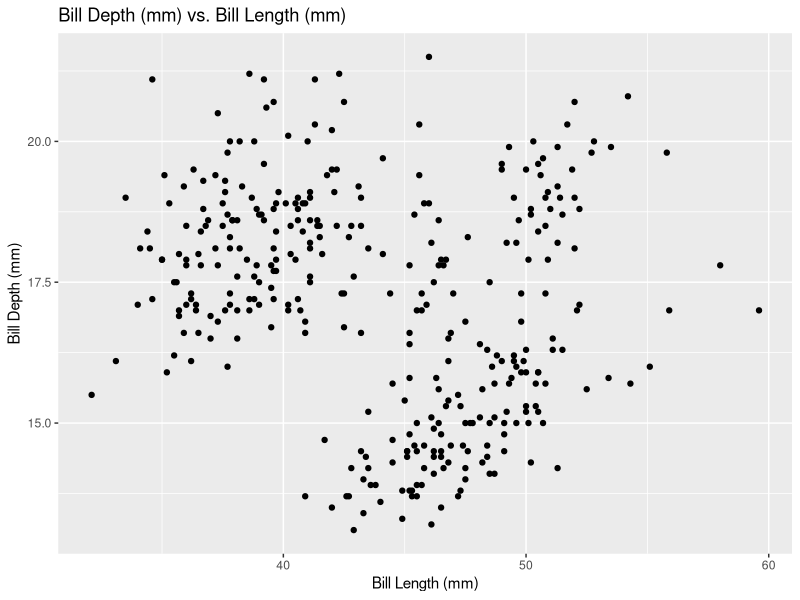
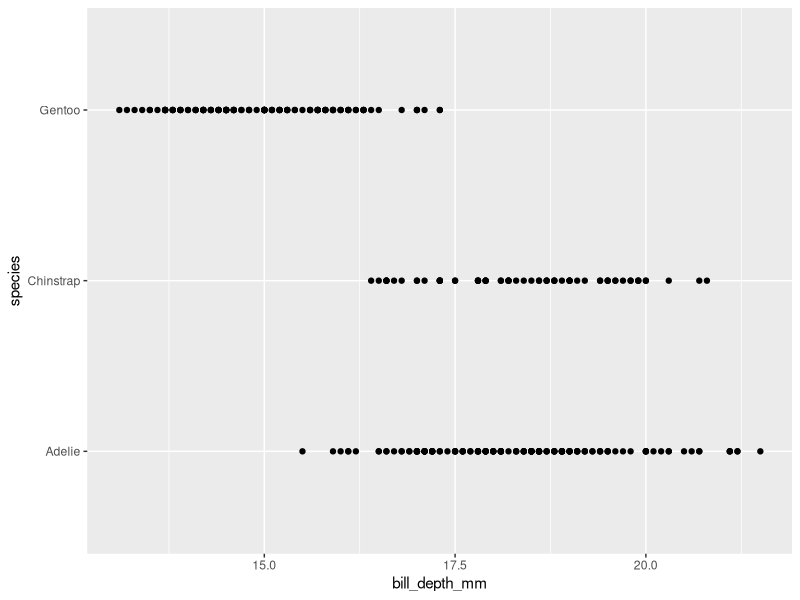
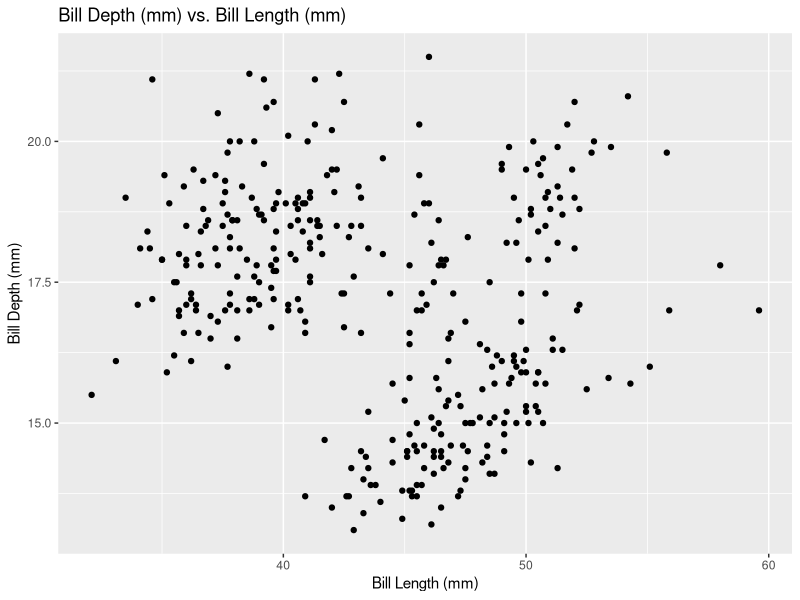
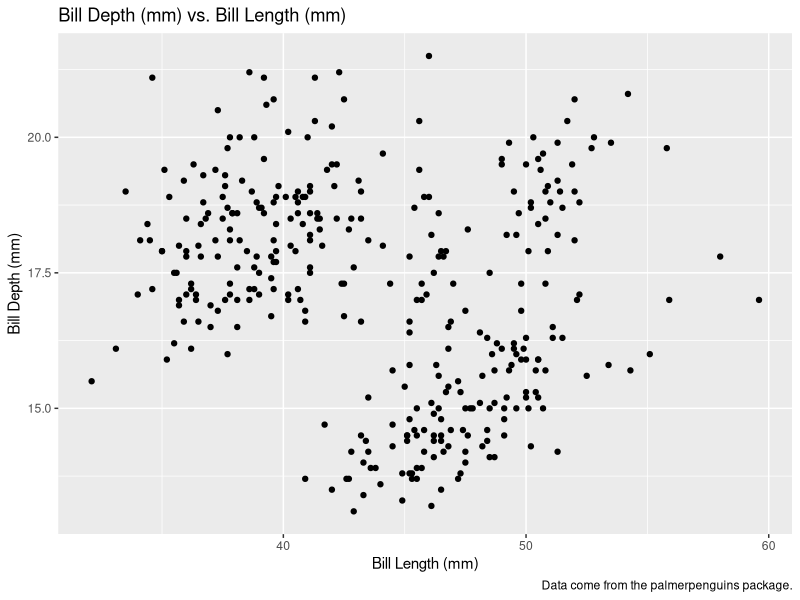
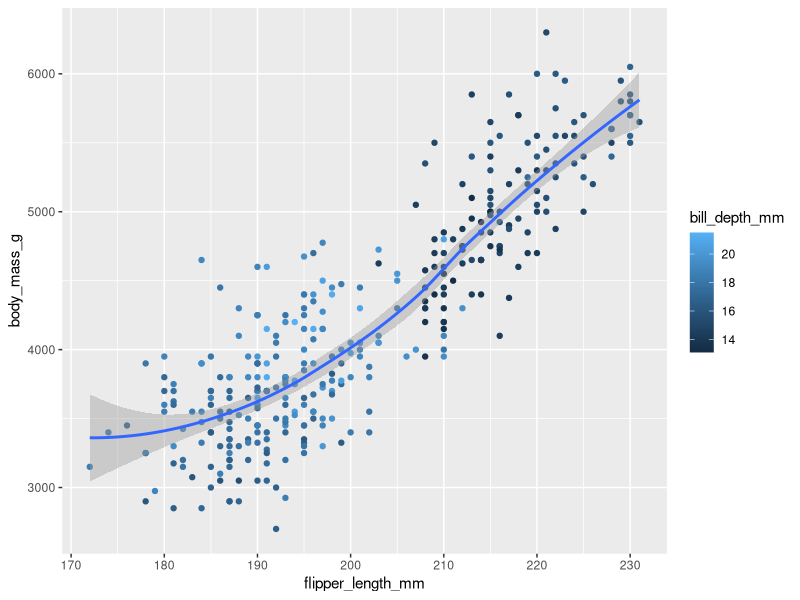
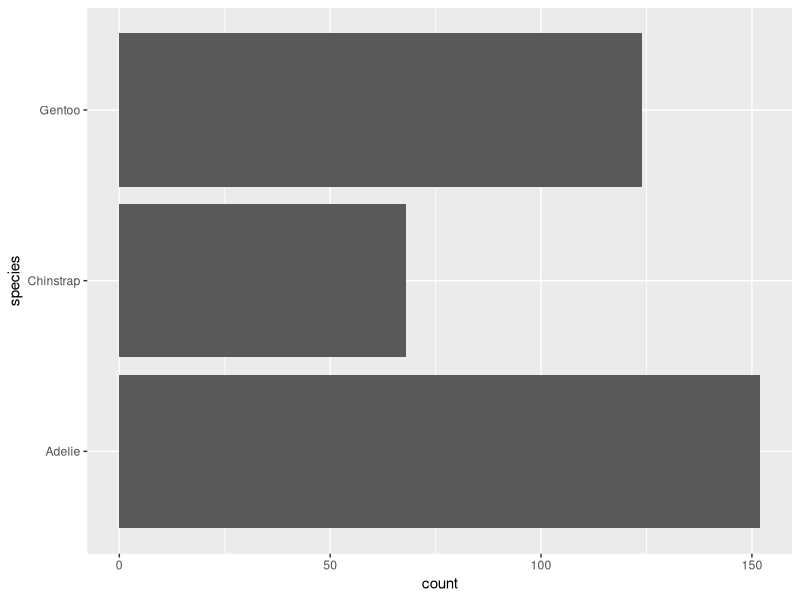
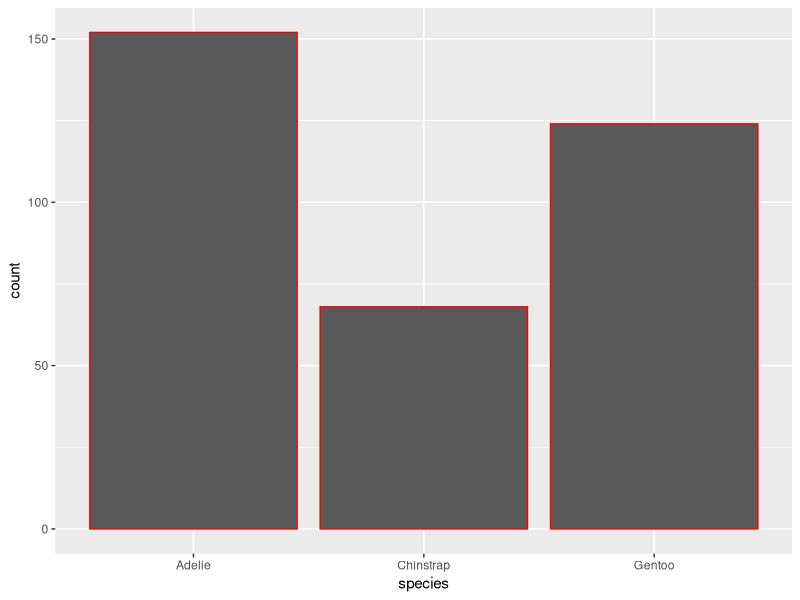
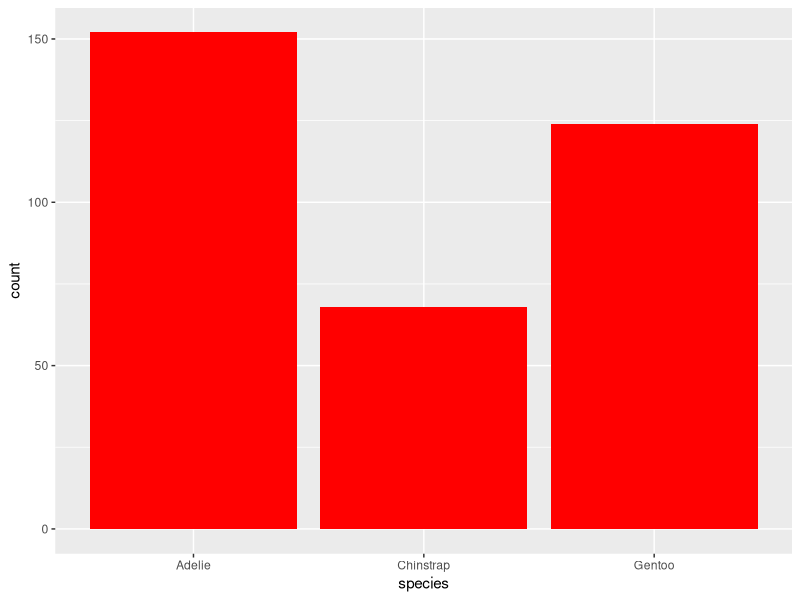

Source code (R) for these figures, in order:
## ---- chunk 1
knitr::opts_chunk$set(echo = TRUE)
library(tidyverse)
library(ggthemes)
library(palmerpenguins)
## ---- chunk 2
glimpse(penguins)
## ---- chunk 3
?penguins
## ---- chunk 4
plot3 <- ggplot(penguins, aes(x = bill_length_mm, y=bill_depth_mm)) +
  geom_point() +
  labs(
    title = "Bill Depth (mm) vs. Bill Length (mm)",
    x = "Bill Length (mm)",
    y = "Bill Depth (mm)"
  )

plot3
## ---- chunk 5
plot4 <- ggplot(penguins, aes(x = bill_depth_mm, y=species)) +
  geom_point()

plot4
## ---- chunk 6
plot6 <- ggplot(penguins, aes(x = bill_length_mm, y=bill_depth_mm)) +
  geom_point(na.rm = TRUE) +
  labs(
    title = "Bill Depth (mm) vs. Bill Length (mm)",
    x = "Bill Length (mm)",
    y = "Bill Depth (mm)"
  )

plot6
## ---- chunk 7
plot7 <- ggplot(penguins, aes(x = bill_length_mm, y=bill_depth_mm)) +
  geom_point(na.rm = TRUE) +
  labs(
    title = "Bill Depth (mm) vs. Bill Length (mm)",
    x = "Bill Length (mm)",
    y = "Bill Depth (mm)",
    caption = "Data come from the palmerpenguins package."
  )

plot7
## ---- chunk 8
plot8 <- ggplot(penguins, aes(x=flipper_length_mm, y=body_mass_g))+
  geom_point(aes(color=bill_depth_mm))+
  geom_smooth()

plot8
## ---- chunk 9
plot1 <- ggplot(penguins) +
  geom_bar(aes(y=species))

plot1
## ---- chunk 10
ggplot(penguins, aes(x = species)) +
  geom_bar(color = "red")
## ---- chunk 11
ggplot(penguins, aes(x = species)) +
  geom_bar(fill = "red")
## ---- chunk 12
?mpg
mpg
## ---- chunk 13
ggplot(mpg, aes(x=displ, y=hwy))+
  geom_point(aes(color=model))


ggplot(mpg, aes(x=displ, y=hwy))+
  geom_point(aes(color=cty))

ggplot(mpg, aes(x=displ, y=hwy))+
  geom_point(aes(size=model))

ggplot(mpg, aes(x=displ, y=hwy))+
  geom_point(aes(size=cty))

ggplot(mpg, aes(x=displ, y=hwy))+
  geom_point(aes(shape=model))

# doesn't run because shape has to be assigned to a categorical variable
# ggplot(mpg, aes(x=displ, y=hwy))+
  # geom_point(aes(shape=cty))
## ---- chunk 14
ggplot(mpg)+
  geom_point(aes(x=hwy, y=displ, linewidth=cty))
## ---- chunk 15
ggplot(mpg, aes(x=displ, y=hwy))+
  geom_point(aes(color=drv))+
  labs(
    title = "Highway MPG vs. Engine Displacement (L)",
    caption = "Data provided from the ggplot2 library.",
    x = "Engine Displacement (L)",
    y = "Highway MPG",
    drv = "Drive Train"
  )
## ---- chunk 16
ggplot(mpg, aes(x=cty, y=hwy))+
  geom_point(aes(color=drv, shape=drv))+
  labs(
    x = "City MPG",
    y = "Highway MPG",
    color = "Type of drive train",
    shape = "Type of drive train"
  )
## ---- chunk 17
presidential |>
  mutate(id = 33 + row_number()) |>
  ggplot(aes(x = start, y = id, color = party)) +
  geom_point() +
  geom_segment(aes(xend = end, yend = id)) +
  scale_color_manual(name = "Party", values = c(Republican = "#E81B23", Democratic = "#00AEF3"))+
  scale_x_date(name = "Innauguration Year", date_breaks="4 year", minor_breaks=NULL, date_labels = "'%y")
## ---- chunk 18
presidential |>
  mutate(id = 33 + row_number()) |>
  ggplot(aes(x = start, y = id, color = party)) +
  geom_point() +
  geom_segment(aes(xend = end, yend = id)) +
  scale_color_manual(name = "Party", values = c(Republican = "#E81B23", Democratic = "#00AEF3"))+
  scale_x_date(name = "Innauguration Year", date_breaks="4 year", minor_breaks=NULL, date_labels = "'%y") +
  scale_y_continuous(name = "", labels = NULL, breaks = 0)
## ---- chunk 19
presidential |>
  mutate(id = 33 + row_number()) |>
  ggplot(aes(x = start, y = id, color = party)) +
  geom_point() +
  geom_segment(aes(xend = end, yend = id)) + 
  geom_label(aes(label=name), size=3) +
  scale_color_manual(name = "Party", values = c(Republican = "#E81B23", Democratic = "#00AEF3"))+
  scale_x_date(name = "Innauguration Year", date_breaks="4 year", minor_breaks=NULL, date_labels = "'%y") +
  scale_y_continuous(name = "", labels = NULL, breaks = 0)
## ---- chunk 20
presidential |>
  mutate(id = 33 + row_number()) |>
  ggplot(aes(x = start, y = id, color = party)) +
  geom_point() +
  geom_segment(aes(xend = end, yend = id)) + 
  geom_label(aes(label=name), size=3) +
  scale_color_manual(name = "Party", values = c(Republican = "#E81B23", Democratic = "#00AEF3"))+
  scale_x_date(name = "Innauguration Year", date_breaks="4 year", minor_breaks=NULL, date_labels = "'%y") +
  scale_y_continuous(name = "", labels = NULL, breaks = 0) +
  labs(
    title = "US Presidential Terms",
  )
